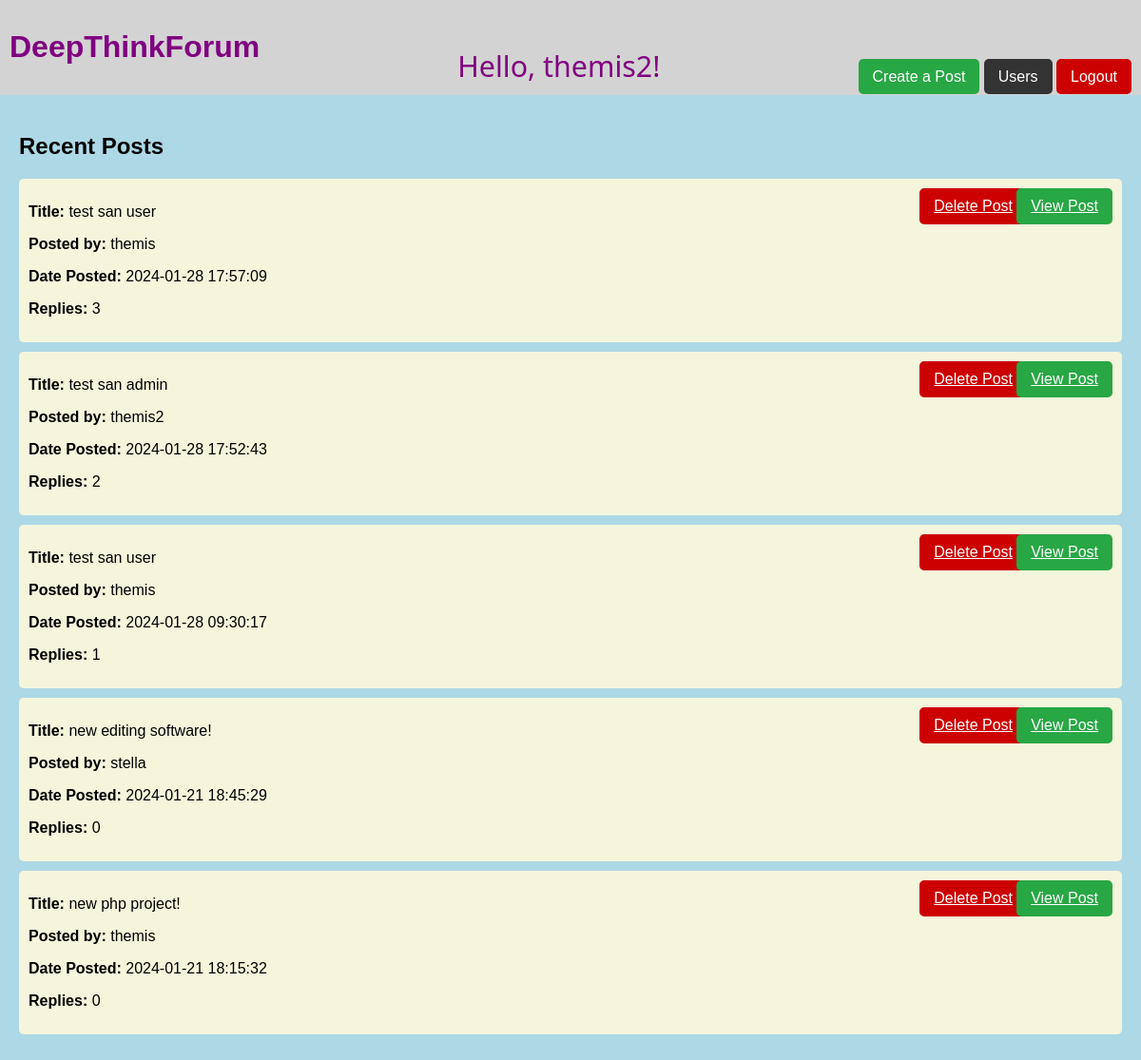
/forum/forum.php (signed in), run on the app's committed database.
### tables this page shows
CREATE TABLE `users` (
  `user_id` int(11) NOT NULL,
  `username` varchar(50) NOT NULL,
  `email` varchar(100) NOT NULL,
  `password` varchar(255) NOT NULL,
  `role` enum('user','admin') DEFAULT 'user',
  `created_at` timestamp NOT NULL DEFAULT current_timestamp(),
  `registration_date` datetime DEFAULT current_timestamp()
);

CREATE TABLE `posts` (
  `post_id` int(11) NOT NULL,
  `user_id` int(11) NOT NULL,
  `post_title` varchar(255) NOT NULL,
  `date_posted` datetime NOT NULL DEFAULT current_timestamp(),
  `content` text NOT NULL,
  `created_at` timestamp NOT NULL DEFAULT current_timestamp(),
  `views` int(11) DEFAULT 0
);

### forum/forum_functions.php (called while the page is built, shortened)
<?php
function getUserInfo($conn, $userId) {
    $sql = "SELECT * FROM users WHERE user_id = '$userId'";
    $result = $conn->query($sql);
    if ($result->num_rows == 1) {
        return $result->fetch_assoc();
    } else {
        return null;
    }
}
function getRecentPosts($conn) {
    $sql = "SELECT posts.post_id, posts.post_title, posts.date_posted, COUNT(post_replies.reply_id) AS reply_count, users.username
            FROM posts
            LEFT JOIN users ON posts.user_id = users.user_id
            LEFT JOIN post_replies ON posts.post_id = post_replies.post_id
            GROUP BY posts.post_id
            ORDER BY posts.date_posted DESC
            LIMIT 10";
    $result = $conn->query($sql);
    if ($result && $result->num_rows > 0) {
        return $result->fetch_all(MYSQLI_ASSOC);
    } else {
        return [];
    }
}
?>

### forum/forum.php (the view, shortened to what this page needs)
<?php
require_once('../database/db_connection.php');
require_once('forum_functions.php');
function displayRecentPosts($recentPosts, $isAdmin) {
    foreach ($recentPosts as $post) {
        echo "
        <div class='post-item'>
            <p><strong>Title:</strong> {$post['post_title']}</p>
            <p><strong>Posted by:</strong> {$post['username']}</p>
            <p><strong>Date Posted:</strong> {$post['date_posted']}</p>
            <p><strong>Replies:</strong> {$post['reply_count']}</p>";
        if ($isAdmin) {
            echo "
            <a href='../posts/delete_post.php?post_id={$post['post_id']}' class='delete-btn' onclick='return confirm(\"Are you sure you want to delete this post?\")'>Delete Post</a>";
        }
        echo "
            <span class='spacer'></span>
            <a href='../posts/view_post.php?post_id={$post['post_id']}' class='view-btn'>View Post</a>
        </div>";
    }
}
$userInfo = getUserInfo($conn, $_SESSION["user_id"]);
$recentPosts = getRecentPosts($conn);
$isAdmin = isAdmin($conn, $_SESSION["user_id"]);
?>
<!DOCTYPE html>
<html lang="en">
<head>
</head>
<body>
    <header>
        <h1>DeepThinkForum</h1>
        <div class="user-info">
            <p>Hello, <?php echo $userInfo['username']; ?>!</p>
        </div>
        <div class="buttons">
            <a href="../posts/create_post.php" class="btn create-post-btn">Create a Post</a>
            <a href="users.php" class="btn users-btn">Users</a>
            <a href="logout.php" class="btn logout-btn">Logout</a>
        </div>
    </header>
    <div class="container">
        <h2>Recent Posts</h2>
        <div class="recent-posts">
            <?php displayRecentPosts($recentPosts, $isAdmin); ?>
        </div>
    </div>
</body>
</html>

### forum/forum_css.php (style rules this page uses)
body { font-family: Arial, sans-serif; background-color: #add8e6; margin: 0; padding: 0; }
header { background-color: #d3d3d3; color: white; padding: 10px; text-align: center; display: flex; justify-content: space-between; align-items: flex-end; }
h1 { color: #800080; }
.user-info { display: flex; align-items: flex-end; }
.user-info p { margin: 0; color: #800080; font-size: 1.9em; font-family: 'Segoe UI', Tahoma, Geneva, Verdana, sans-serif; }
.btn { padding: 10px 15px; text-decoration: none; border-radius: 5px; cursor: pointer; }
.logout-btn { background-color: #cc0000; color: white; }
.create-post-btn { background-color: #28a745; color: white; }
.users-btn { background-color: #333; color: white; }
.container { padding: 20px; }
.recent-posts { margin-top: 20px; }
.post-item { background-color: #f5f5dc; padding: 10px; margin-bottom: 10px; border-radius: 5px; position: relative; }
.delete-btn, .view-btn { padding: 10px 15px; border-radius: 5px; cursor: pointer; margin-left: 10px; position: absolute; top: 10px; }
.delete-btn { background-color: #cc0000; color: white; right: 100px; }
.view-btn { background-color: #28a745; color: white; right: 10px; }

### data on the page
users: username "themis2"
posts: post_title "test san user", user.username "themis", date_posted "2024-01-28 17:57:09", reply_count "3"
posts: post_title "test san admin", user.username "themis2", date_posted "2024-01-28 17:52:43", reply_count "2"
posts: post_title "test san user", user.username "themis", date_posted "2024-01-28 09:30:17", reply_count "1"
posts: post_title "new editing software!", user.username "stella", date_posted "2024-01-21 18:45:29", reply_count "0"
posts: post_title "new php project!", user.username "themis", date_posted "2024-01-21 18:15:32", reply_count "0"
